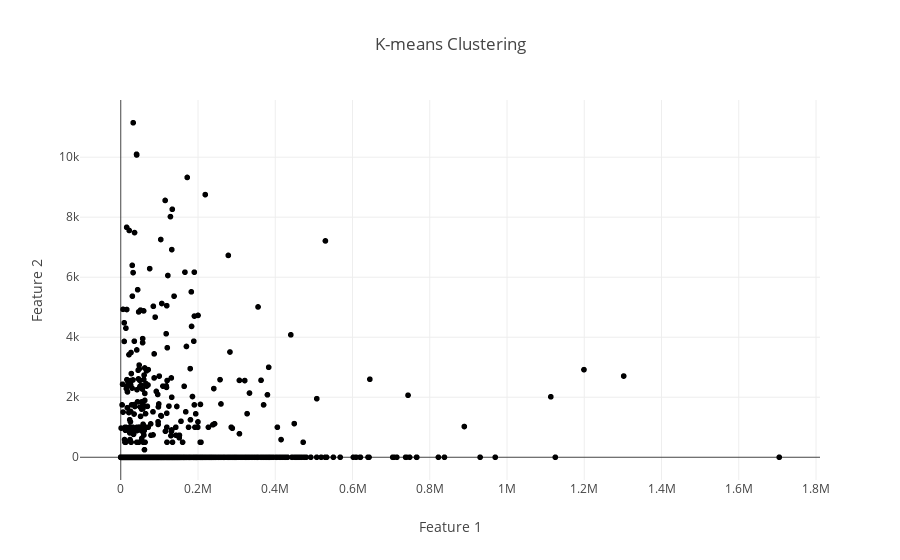

Notebook code for this chart:
### Code cell
fig = px.scatter(df, x=df.columns[0], y=df.columns[1],
                 title='K-means Clustering',
                 labels={df.columns[0]: 'Feature 1', df.columns[1]: 'Feature 2', 'Cluster': 'Cluster'},
                 color_continuous_scale='viridis')
fig.show()

### Figure 1 — Plotly figure (JSON) as saved in the notebook; plotly's stock layout.template omitted (floating-point values rounded to 4 significant figures; data arrays with more than 128 entries replaced by an {"elided": "..."} marker saying what was removed)
{"data": [{"hovertemplate": "Feature 1=%{x}<br>Feature 2=%{y}<extra></extra>", "legendgroup": "", "marker": {"color": "#000001", "symbol": "circle"}, "mode": "markers", "name": "", "showlegend": false, "type": "scattergl", "x": {"elided": "3998 int values"}, "xaxis": "x", "y": {"elided": "3998 int values"}, "yaxis": "y"}], "layout": {"autosize": true, "legend": {"tracegroupgap": 0}, "title": {"text": "K-means Clustering"}, "xaxis": {"anchor": "y", "autorange": true, "domain": [0, 1], "range": [-103200.0, 1808000.0], "title": {"text": "Feature 1"}, "type": "linear"}, "yaxis": {"anchor": "x", "autorange": true, "domain": [0, 1], "range": [-920.0, 12070.0], "title": {"text": "Feature 2"}, "type": "linear"}}}
